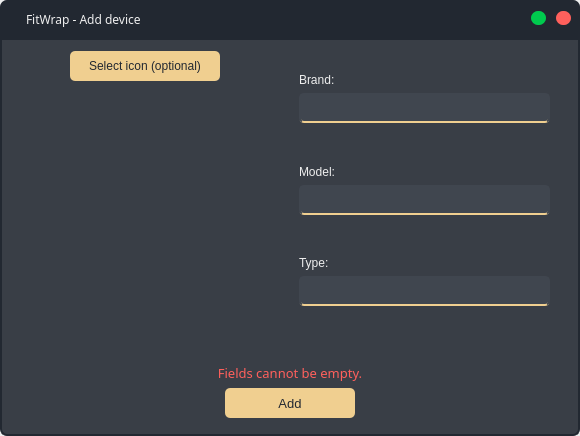
<?xml version="1.0" encoding="UTF-8"?>
<ui version="4.0">
 <class>AddDeviceWindow</class>
 <widget class="QWidget" name="AddDeviceWindow">
  <property name="geometry">
   <rect>
    <x>0</x>
    <y>0</y>
    <width>580</width>
    <height>436</height>
   </rect>
  </property>
  <property name="minimumSize">
   <size>
    <width>580</width>
    <height>436</height>
   </size>
  </property>
  <property name="windowTitle">
   <string>Form</string>
  </property>
  <property name="styleSheet">
   <string notr="true">color: #EEE;
border: none;</string>
  </property>
  <layout class="QVBoxLayout" name="verticalLayout">
   <property name="spacing">
    <number>0</number>
   </property>
   <property name="leftMargin">
    <number>0</number>
   </property>
   <property name="topMargin">
    <number>0</number>
   </property>
   <property name="rightMargin">
    <number>0</number>
   </property>
   <property name="bottomMargin">
    <number>0</number>
   </property>
   <item alignment="Qt::AlignTop">
    <widget class="QWidget" name="header_frame" native="true">
     <property name="styleSheet">
      <string notr="true">#header_frame {
	background-color: #222831;
	border-top-right-radius: 7px;
	border-top-left-radius: 7px;
}

#header_frame * {
	color: transparent;
}</string>
     </property>
     <layout class="QHBoxLayout" name="horizontalLayout">
      <property name="spacing">
       <number>10</number>
      </property>
      <item>
       <widget class="QLabel" name="app_icon">
        <property name="minimumSize">
         <size>
          <width>0</width>
          <height>0</height>
         </size>
        </property>
        <property name="maximumSize">
         <size>
          <width>20</width>
          <height>20</height>
         </size>
        </property>
        <property name="text">
         <string/>
        </property>
        <property name="pixmap">
         <pixmap resource="../resources/icons.qrc">:/icons/icons/logo.png</pixmap>
        </property>
        <property name="scaledContents">
         <bool>true</bool>
        </property>
       </widget>
      </item>
      <item>
       <widget class="QLabel" name="window_title">
        <property name="font">
         <font>
          <family>Montserrat Medium</family>
         </font>
        </property>
        <property name="styleSheet">
         <string notr="true">color: #EEE;</string>
        </property>
        <property name="text">
         <string>FitWrap - Add device</string>
        </property>
       </widget>
      </item>
      <item>
       <spacer name="horizontalSpacer">
        <property name="orientation">
         <enum>Qt::Horizontal</enum>
        </property>
        <property name="sizeHint" stdset="0">
         <size>
          <width>40</width>
          <height>20</height>
         </size>
        </property>
       </spacer>
      </item>
      <item>
       <widget class="QPushButton" name="minimize_window_btn">
        <property name="minimumSize">
         <size>
          <width>15</width>
          <height>15</height>
         </size>
        </property>
        <property name="cursor">
         <cursorShape>PointingHandCursor</cursorShape>
        </property>
        <property name="styleSheet">
         <string notr="true">#minimize_window_btn {
	background-color: #00CA4E;
	border-radius: 7px;
	text-align: center;
	margin-bottom: 1px;
}

#minimize_window_btn:hover {
	background-color: #00ff62;
}

#minimize_window_btn:pressed {
	background-color: #1EB859;
}</string>
        </property>
        <property name="text">
         <string>.</string>
        </property>
       </widget>
      </item>
      <item>
       <widget class="QPushButton" name="close_window_btn">
        <property name="minimumSize">
         <size>
          <width>15</width>
          <height>15</height>
         </size>
        </property>
        <property name="cursor">
         <cursorShape>PointingHandCursor</cursorShape>
        </property>
        <property name="styleSheet">
         <string notr="true">#close_window_btn {
	background-color: #FF605C;
	border-radius: 7px;
	text-align: center;
	margin-bottom: 1px;
}

#close_window_btn:hover {
	background-color: #FF8C89;
}

#close_window_btn:pressed {
	background-color: #B7221F;
}</string>
        </property>
        <property name="text">
         <string>.</string>
        </property>
       </widget>
      </item>
     </layout>
    </widget>
   </item>
   <item>
    <widget class="QWidget" name="main_body_frame" native="true">
     <property name="sizePolicy">
      <sizepolicy hsizetype="Preferred" vsizetype="Expanding">
       <horstretch>0</horstretch>
       <verstretch>0</verstretch>
      </sizepolicy>
     </property>
     <property name="styleSheet">
      <string notr="true">#main_body_frame {
	background-color: #393E46;
	border-bottom-left-radius: 7px;
	border-bottom-right-radius: 7px;
	border: 2px solid #222831;
}</string>
     </property>
     <layout class="QVBoxLayout" name="verticalLayout_2">
      <property name="spacing">
       <number>0</number>
      </property>
      <property name="leftMargin">
       <number>0</number>
      </property>
      <property name="topMargin">
       <number>0</number>
      </property>
      <property name="rightMargin">
       <number>0</number>
      </property>
      <item>
       <widget class="QWidget" name="widget_3" native="true">
        <property name="sizePolicy">
         <sizepolicy hsizetype="Preferred" vsizetype="Expanding">
          <horstretch>0</horstretch>
          <verstretch>0</verstretch>
         </sizepolicy>
        </property>
        <layout class="QHBoxLayout" name="horizontalLayout_2" stretch="1,1">
         <property name="spacing">
          <number>0</number>
         </property>
         <property name="leftMargin">
          <number>0</number>
         </property>
         <property name="topMargin">
          <number>0</number>
         </property>
         <property name="rightMargin">
          <number>0</number>
         </property>
         <property name="bottomMargin">
          <number>0</number>
         </property>
         <item>
          <widget class="QWidget" name="widget" native="true">
           <layout class="QVBoxLayout" name="verticalLayout_4">
            <item alignment="Qt::AlignHCenter">
             <widget class="QPushButton" name="select_device_icon_btn">
              <property name="minimumSize">
               <size>
                <width>150</width>
                <height>30</height>
               </size>
              </property>
              <property name="cursor">
               <cursorShape>PointingHandCursor</cursorShape>
              </property>
              <property name="styleSheet">
               <string notr="true">QPushButton {	
	color: #222831;
	background-color: #F0CF90;
	border-radius: 5px;
	text-align: center;
}

QPushButton:pressed {
	background-color: #C3943C;
}</string>
              </property>
              <property name="text">
               <string>Select icon (optional)</string>
              </property>
              <property name="icon">
               <iconset resource="../resources/icons.qrc">
                <normaloff>:/icons/icons/folder-svgrepo-com.svg</normaloff>:/icons/icons/folder-svgrepo-com.svg</iconset>
              </property>
             </widget>
            </item>
            <item alignment="Qt::AlignHCenter">
             <widget class="QLabel" name="selected_devic_icon_preview">
              <property name="maximumSize">
               <size>
                <width>250</width>
                <height>250</height>
               </size>
              </property>
              <property name="styleSheet">
               <string notr="true"/>
              </property>
              <property name="text">
               <string/>
              </property>
              <property name="pixmap">
               <pixmap resource="../resources/icons.qrc">:/icons/icons/default_device_icon.jpg</pixmap>
              </property>
              <property name="scaledContents">
               <bool>true</bool>
              </property>
             </widget>
            </item>
           </layout>
          </widget>
         </item>
         <item>
          <widget class="QWidget" name="widget_2" native="true">
           <property name="styleSheet">
            <string notr="true">QLineEdit {
	border: 2px solid #40464F;
	border-bottom-color: #F0CF90;
	background-color: #40464F;
	border-radius: 5px;
	padding: 5px;
}</string>
           </property>
           <layout class="QVBoxLayout" name="verticalLayout_5">
            <property name="topMargin">
             <number>0</number>
            </property>
            <property name="rightMargin">
             <number>30</number>
            </property>
            <property name="bottomMargin">
             <number>30</number>
            </property>
            <item alignment="Qt::AlignBottom">
             <widget class="QLabel" name="brand_label">
              <property name="maximumSize">
               <size>
                <width>16777215</width>
                <height>40</height>
               </size>
              </property>
              <property name="text">
               <string>Brand:</string>
              </property>
             </widget>
            </item>
            <item>
             <widget class="QLineEdit" name="brand_field"/>
            </item>
            <item alignment="Qt::AlignBottom">
             <widget class="QLabel" name="model_label">
              <property name="maximumSize">
               <size>
                <width>16777215</width>
                <height>40</height>
               </size>
              </property>
              <property name="text">
               <string>Model:</string>
              </property>
             </widget>
            </item>
            <item>
             <widget class="QLineEdit" name="model_field"/>
            </item>
            <item alignment="Qt::AlignBottom">
             <widget class="QLabel" name="type_label">
              <property name="maximumSize">
               <size>
                <width>16777215</width>
                <height>40</height>
               </size>
              </property>
              <property name="text">
               <string>Type:</string>
              </property>
             </widget>
            </item>
            <item alignment="Qt::AlignTop">
             <widget class="QLineEdit" name="type_field"/>
            </item>
           </layout>
          </widget>
         </item>
        </layout>
       </widget>
      </item>
      <item alignment="Qt::AlignBottom">
       <widget class="QWidget" name="widget_4" native="true">
        <layout class="QVBoxLayout" name="verticalLayout_3">
         <item alignment="Qt::AlignVCenter">
          <widget class="QLabel" name="add_device_warning_label">
           <property name="font">
            <font>
             <family>Montserrat Medium</family>
             <pointsize>10</pointsize>
            </font>
           </property>
           <property name="styleSheet">
            <string notr="true">color: #FF605C;</string>
           </property>
           <property name="text">
            <string>Fields cannot be empty.</string>
           </property>
           <property name="alignment">
            <set>Qt::AlignCenter</set>
           </property>
          </widget>
         </item>
         <item alignment="Qt::AlignHCenter">
          <widget class="QPushButton" name="add_device_btn">
           <property name="minimumSize">
            <size>
             <width>130</width>
             <height>30</height>
            </size>
           </property>
           <property name="font">
            <font>
             <pointsize>10</pointsize>
            </font>
           </property>
           <property name="cursor">
            <cursorShape>PointingHandCursor</cursorShape>
           </property>
           <property name="styleSheet">
            <string notr="true">QPushButton {	
	color: #222831;
	background-color: #F0CF90;
	border-radius: 5px;
	text-align: center;
}

QPushButton:pressed {
	background-color: #C3943C;
}</string>
           </property>
           <property name="text">
            <string>Add</string>
           </property>
          </widget>
         </item>
        </layout>
       </widget>
      </item>
     </layout>
    </widget>
   </item>
  </layout>
 </widget>
 <resources>
  <include location="../resources/icons.qrc"/>
 </resources>
 <connections/>
</ui>
